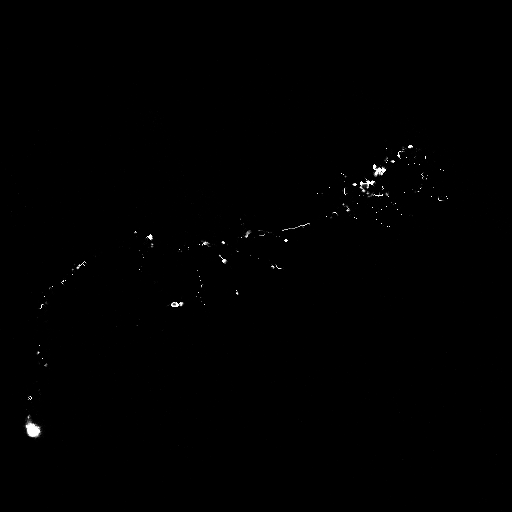
#> input picture Test/LeeSkel.tif, 512 x 512 px
$ python -i svf.py   (imports and definitions only)
#> lines starting #> are read from the running program, lines starting #| are printed output that depends on the picture
#> further down, picture is the input picture: shape (512, 512, 3); min 0, max 255, mean 0.7
import numpy as np
from scipy import ndimage
from skimage.util import img_as_ubyte, img_as_float
from scipy.signal import convolve2d
from concurrent.futures import ProcessPoolExecutor
import cv2 as cv
from functools import partial
from scipy.ndimage import sobel

import numpy as np

# [85 lines left out: functions create_sphere, voxelConvergenceIndex, slidingVolumeFilter, not called in this run]

def sobel_gradient(img):
    # Suponha que img seja uma imagem 2D ou volume 3D
    dx = sobel(img, axis=0)  # Derivada em x
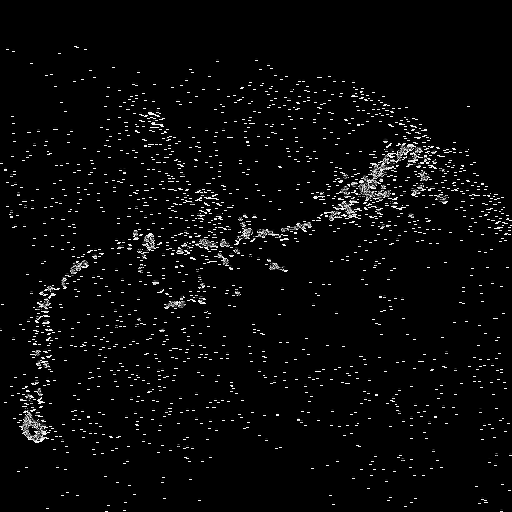
#> dx: shape (512, 512, 3); min 0, max 252, mean 8.4
    dy = sobel(img, axis=1)  # Derivada em y
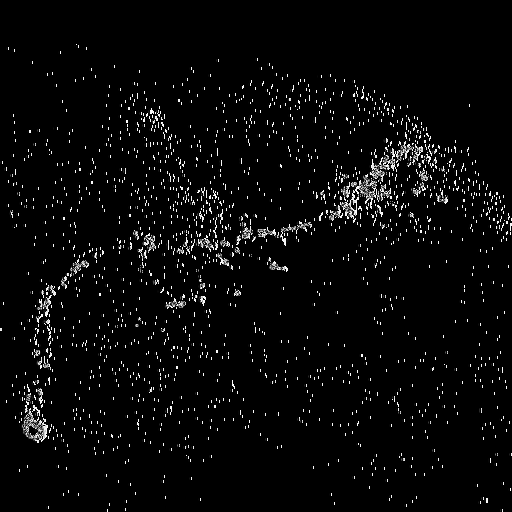
#> dy: shape (512, 512, 3); min 0, max 252, mean 8.5
    dz = sobel(img, axis=2) if img.ndim == 3 else None  # Derivada em z (se 3D)
#> dz: shape (512, 512, 3); every value is 0

    # Gradiente e magnitude
    magnitude = np.sqrt(dx**2 + dy**2 + (dz**2 if dz is not None else 0))
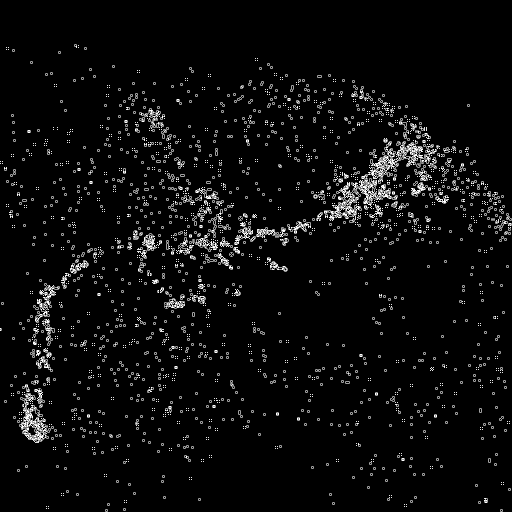
#> magnitude: shape (512, 512, 3) float16; min 0, max 12.65, mean 0.564; drawn with min black and max white

    return img_as_float(magnitude)


from concurrent.futures import ProcessPoolExecutor
import numpy as np

# [85 lines left out: functions calculate_chunk_svf, calculate_svf_volume_parallel, enhance_intensity_with_svf, not called in this run]

>>> import cv2
>>> picture = cv2.imread('../Test/LeeSkel.tif')
>>> result = sobel_gradient(picture)

$ run again, on Test/OPOG_1.png
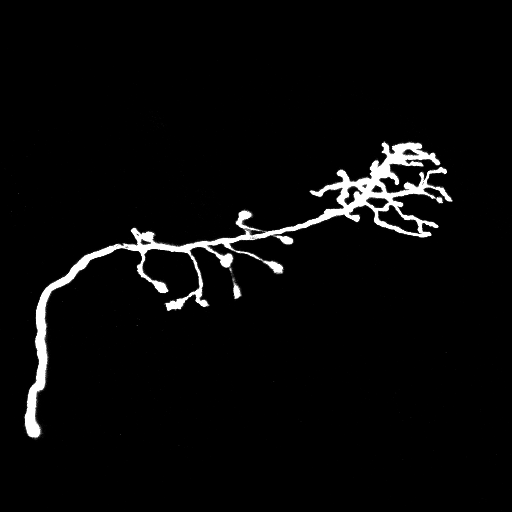
#> input picture Test/OPOG_1.png, 512 x 512 px
#> picture is the input picture: shape (512, 512, 3); min 0, max 255, mean 8.7
#> in sobel_gradient, `dy = sobel(img, axis=1)`:
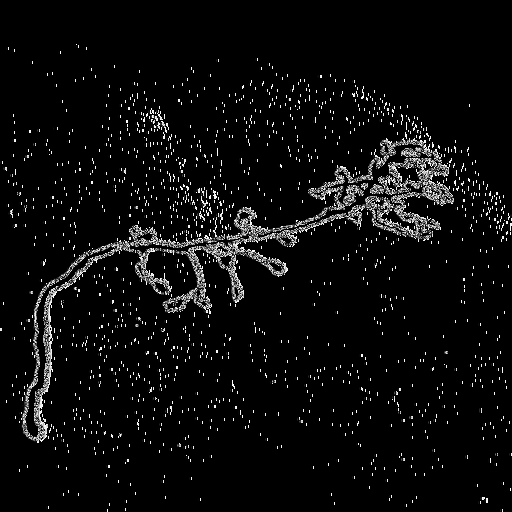
#> dy: shape (512, 512, 3); min 0, max 252, mean 11.8
#> dz: shape (512, 512, 3); every value is 0
#> in sobel_gradient, `magnitude = np.sqrt(dx**2 + dy**2 + (dz**2 if dz is not None else 0))`:
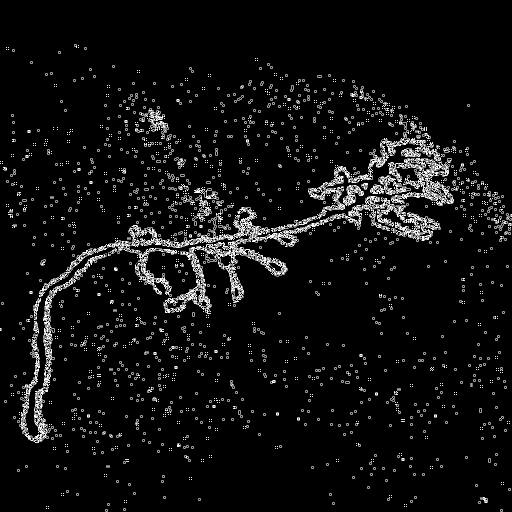
#> magnitude: shape (512, 512, 3) float16; min 0, max 12.65, mean 0.757; drawn with min black and max white
